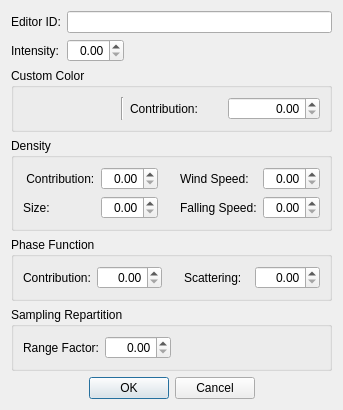
<?xml version="1.0" encoding="UTF-8"?>
<ui version="4.0">
 <class>FormDialogVolumetricLighting</class>
 <widget class="QDialog" name="FormDialogVolumetricLighting">
  <property name="windowTitle">
   <string>Volumetric Lighting</string>
  </property>
  <layout class="QVBoxLayout" name="verticalLayout">
   <item>
    <layout class="QGridLayout" name="gridLayout">
     <item row="0" column="0">
      <widget class="QLabel" name="label">
       <property name="text">
        <string>Editor ID:</string>
       </property>
       <property name="buddy">
        <cstring>editorID</cstring>
       </property>
      </widget>
     </item>
     <item row="1" column="0">
      <widget class="QLabel" name="label_2">
       <property name="text">
        <string>Intensity:</string>
       </property>
       <property name="buddy">
        <cstring>intensity</cstring>
       </property>
      </widget>
     </item>
     <item row="0" column="1">
      <widget class="QLineEdit" name="editorID"/>
     </item>
     <item row="1" column="1" alignment="Qt::AlignLeft">
      <widget class="QDoubleSpinBox" name="intensity">
       <property name="alignment">
        <set>Qt::AlignRight|Qt::AlignTrailing|Qt::AlignVCenter</set>
       </property>
      </widget>
     </item>
    </layout>
   </item>
   <item>
    <widget class="QGroupBox" name="groupBox">
     <property name="title">
      <string>Custom Color</string>
     </property>
     <layout class="QHBoxLayout" name="horizontalLayout">
      <item>
       <widget class="DKColorPickerButton" name="customColor"/>
      </item>
      <item>
       <widget class="Line" name="line">
        <property name="orientation">
         <enum>Qt::Vertical</enum>
        </property>
       </widget>
      </item>
      <item>
       <widget class="QLabel" name="label_3">
        <property name="text">
         <string>Contribution:</string>
        </property>
        <property name="buddy">
         <cstring>customColorContrib</cstring>
        </property>
       </widget>
      </item>
      <item>
       <widget class="QDoubleSpinBox" name="customColorContrib">
        <property name="alignment">
         <set>Qt::AlignRight|Qt::AlignTrailing|Qt::AlignVCenter</set>
        </property>
       </widget>
      </item>
     </layout>
    </widget>
   </item>
   <item>
    <widget class="QGroupBox" name="groupBox_2">
     <property name="title">
      <string>Density</string>
     </property>
     <layout class="QGridLayout" name="gridLayout_2">
      <item row="0" column="4">
       <widget class="QDoubleSpinBox" name="densitySpeedWind">
        <property name="alignment">
         <set>Qt::AlignRight|Qt::AlignTrailing|Qt::AlignVCenter</set>
        </property>
       </widget>
      </item>
      <item row="0" column="1">
       <widget class="QDoubleSpinBox" name="densityContrib">
        <property name="alignment">
         <set>Qt::AlignRight|Qt::AlignTrailing|Qt::AlignVCenter</set>
        </property>
       </widget>
      </item>
      <item row="1" column="1">
       <widget class="QDoubleSpinBox" name="densitySize">
        <property name="alignment">
         <set>Qt::AlignRight|Qt::AlignTrailing|Qt::AlignVCenter</set>
        </property>
       </widget>
      </item>
      <item row="1" column="4">
       <widget class="QDoubleSpinBox" name="densitySpeedFall">
        <property name="alignment">
         <set>Qt::AlignRight|Qt::AlignTrailing|Qt::AlignVCenter</set>
        </property>
       </widget>
      </item>
      <item row="1" column="0">
       <widget class="QLabel" name="label_5">
        <property name="text">
         <string>Size:</string>
        </property>
        <property name="buddy">
         <cstring>densitySize</cstring>
        </property>
       </widget>
      </item>
      <item row="0" column="3">
       <widget class="QLabel" name="label_8">
        <property name="text">
         <string>Wind Speed:</string>
        </property>
        <property name="buddy">
         <cstring>densitySpeedWind</cstring>
        </property>
       </widget>
      </item>
      <item row="0" column="0">
       <widget class="QLabel" name="label_4">
        <property name="text">
         <string> Contribution:</string>
        </property>
        <property name="buddy">
         <cstring>densityContrib</cstring>
        </property>
       </widget>
      </item>
      <item row="1" column="3">
       <widget class="QLabel" name="label_9">
        <property name="text">
         <string>Falling Speed:</string>
        </property>
        <property name="buddy">
         <cstring>densitySpeedFall</cstring>
        </property>
       </widget>
      </item>
      <item row="0" column="2" rowspan="2">
       <spacer name="horizontalSpacer">
        <property name="orientation">
         <enum>Qt::Horizontal</enum>
        </property>
        <property name="sizeType">
         <enum>QSizePolicy::Fixed</enum>
        </property>
        <property name="sizeHint" stdset="0">
         <size>
          <width>16</width>
          <height>20</height>
         </size>
        </property>
       </spacer>
      </item>
     </layout>
    </widget>
   </item>
   <item>
    <widget class="QGroupBox" name="groupBox_3">
     <property name="title">
      <string>Phase Function</string>
     </property>
     <layout class="QHBoxLayout" name="horizontalLayout_2">
      <item>
       <widget class="QLabel" name="label_6">
        <property name="text">
         <string>Contribution:</string>
        </property>
        <property name="buddy">
         <cstring>phaseContrib</cstring>
        </property>
       </widget>
      </item>
      <item>
       <widget class="QDoubleSpinBox" name="phaseContrib">
        <property name="alignment">
         <set>Qt::AlignRight|Qt::AlignTrailing|Qt::AlignVCenter</set>
        </property>
       </widget>
      </item>
      <item>
       <spacer name="horizontalSpacer_2">
        <property name="orientation">
         <enum>Qt::Horizontal</enum>
        </property>
        <property name="sizeType">
         <enum>QSizePolicy::Fixed</enum>
        </property>
        <property name="sizeHint" stdset="0">
         <size>
          <width>16</width>
          <height>20</height>
         </size>
        </property>
       </spacer>
      </item>
      <item>
       <widget class="QLabel" name="label_10">
        <property name="text">
         <string>Scattering:</string>
        </property>
        <property name="buddy">
         <cstring>phaseScatter</cstring>
        </property>
       </widget>
      </item>
      <item>
       <widget class="QDoubleSpinBox" name="phaseScatter">
        <property name="alignment">
         <set>Qt::AlignRight|Qt::AlignTrailing|Qt::AlignVCenter</set>
        </property>
       </widget>
      </item>
     </layout>
    </widget>
   </item>
   <item>
    <widget class="QGroupBox" name="groupBox_4">
     <property name="title">
      <string>Sampling Repartition</string>
     </property>
     <layout class="QHBoxLayout" name="horizontalLayout_3" stretch="1,1,0,2">
      <item>
       <widget class="QLabel" name="label_7">
        <property name="text">
         <string>Range Factor:</string>
        </property>
        <property name="buddy">
         <cstring>sampleRepartitionRangeFactor</cstring>
        </property>
       </widget>
      </item>
      <item>
       <widget class="QDoubleSpinBox" name="sampleRepartitionRangeFactor">
        <property name="alignment">
         <set>Qt::AlignRight|Qt::AlignTrailing|Qt::AlignVCenter</set>
        </property>
       </widget>
      </item>
      <item>
       <spacer name="horizontalSpacer_4">
        <property name="orientation">
         <enum>Qt::Horizontal</enum>
        </property>
        <property name="sizeType">
         <enum>QSizePolicy::Fixed</enum>
        </property>
        <property name="sizeHint" stdset="0">
         <size>
          <width>16</width>
          <height>20</height>
         </size>
        </property>
       </spacer>
      </item>
      <item>
       <spacer name="horizontalSpacer_3">
        <property name="orientation">
         <enum>Qt::Horizontal</enum>
        </property>
        <property name="sizeHint" stdset="0">
         <size>
          <width>40</width>
          <height>20</height>
         </size>
        </property>
       </spacer>
      </item>
     </layout>
    </widget>
   </item>
   <item>
    <layout class="QHBoxLayout" name="horizontalLayout_4">
     <item>
      <spacer name="horizontalSpacer_5">
       <property name="orientation">
        <enum>Qt::Horizontal</enum>
       </property>
       <property name="sizeHint" stdset="0">
        <size>
         <width>40</width>
         <height>20</height>
        </size>
       </property>
      </spacer>
     </item>
     <item>
      <widget class="QPushButton" name="buttonOK">
       <property name="text">
        <string>OK</string>
       </property>
      </widget>
     </item>
     <item>
      <widget class="QPushButton" name="buttonCancel">
       <property name="text">
        <string>Cancel</string>
       </property>
      </widget>
     </item>
     <item>
      <spacer name="horizontalSpacer_6">
       <property name="orientation">
        <enum>Qt::Horizontal</enum>
       </property>
       <property name="sizeHint" stdset="0">
        <size>
         <width>40</width>
         <height>20</height>
        </size>
       </property>
      </spacer>
     </item>
    </layout>
   </item>
  </layout>
 </widget>
 <customwidgets>
  <customwidget>
   <class>DKColorPickerButton</class>
   <extends>QWidget</extends>
   <header>widgets/DKColorPickerButton.h</header>
  </customwidget>
 </customwidgets>
 <tabstops>
  <tabstop>editorID</tabstop>
  <tabstop>intensity</tabstop>
  <tabstop>customColor</tabstop>
  <tabstop>customColorContrib</tabstop>
  <tabstop>densityContrib</tabstop>
  <tabstop>densitySize</tabstop>
  <tabstop>densitySpeedWind</tabstop>
  <tabstop>densitySpeedFall</tabstop>
  <tabstop>phaseContrib</tabstop>
  <tabstop>phaseScatter</tabstop>
  <tabstop>sampleRepartitionRangeFactor</tabstop>
  <tabstop>buttonOK</tabstop>
  <tabstop>buttonCancel</tabstop>
 </tabstops>
 <resources/>
 <connections/>
</ui>
